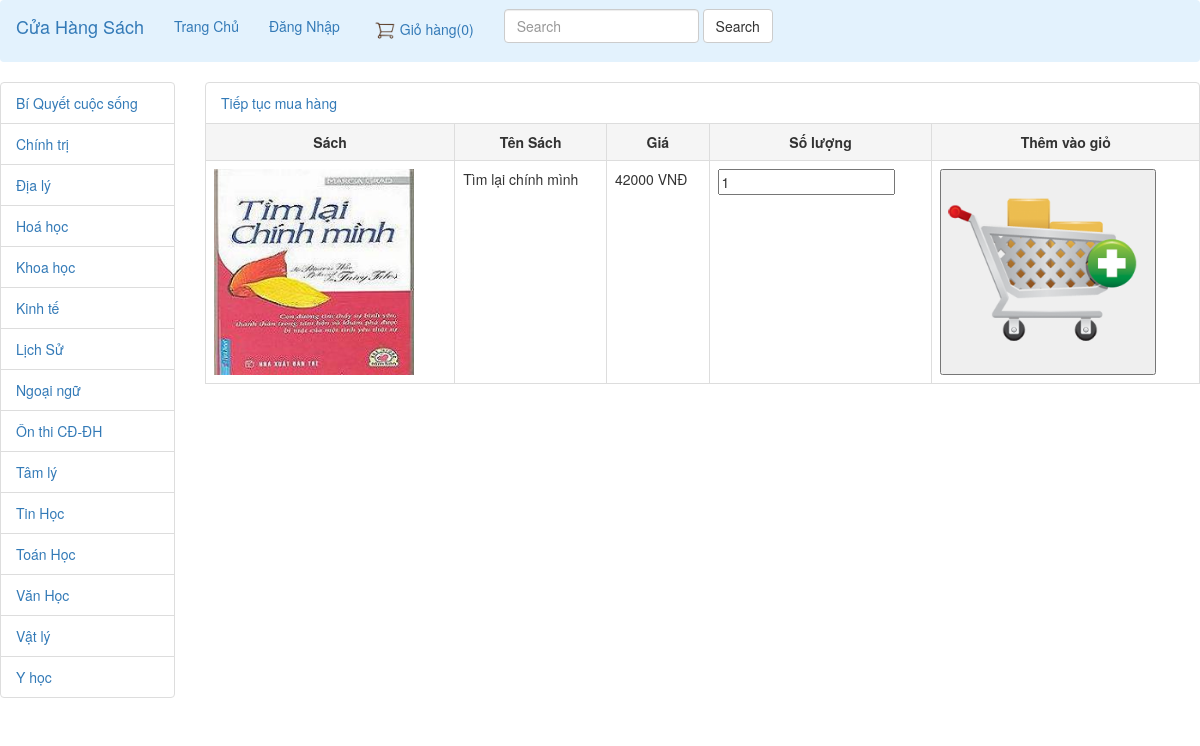
Screenshot of /index.php?p=3&masach=1 with the database file from the repository.
### tables this page shows
CREATE TABLE IF NOT EXISTS `loaisach` (
`MaLoaiSach` int(11) NOT NULL,
  `TenLoaiSach` varchar(100) NOT NULL
);

CREATE TABLE IF NOT EXISTS `sach` (
`MaSach` int(11) NOT NULL,
  `TenSach` varchar(500) NOT NULL,
  `MaLoaiSach` int(11) NOT NULL,
  `SoLuong` int(11) NOT NULL,
  `Gia` bigint(20) NOT NULL,
  `NhaXuatBan` varchar(100) NOT NULL,
  `TacGia` varchar(100) NOT NULL,
  `image` varchar(50) NOT NULL
);

### dao/loaisachdao.php (called while the page is built, shortened)
<?php include './bean/loaisachbean.php';?>
<?php
class loaisachdao {
    public function getLoaiSach(){
        $arr= array();
        $conn= mysqli_connect("localhost:3305", "root", "", "qlsach");
        mysqli_set_charset($conn, 'UTF8');
        $sql="select * from loaisach";
        $result = $conn->query($sql);
        if ($result->num_rows > 0) {
            while ($row = $result->fetch_assoc()) {
                $loaiSach= new loaisachbean($row["MaLoaiSach"], $row["TenLoaiSach"]);
                $arr[]=$loaiSach;
            }
        }
        return $arr;
    }
}
?>

### bo/loaisachbo.php (called while the page is built, shortened)
<?php
include './dao/loaisachdao.php';
class loaisachbo {
    public function getLoaiSach() {
        $lsdao = new loaiSachdao();
        $this->listlsach=$lsdao->getLoaiSach();
        return $this->listlsach;
    }
}

### bean/loaisachbean.php (called while the page is built, shortened)
<?php
class loaisachbean {
    function __construct($maLoaiSach, $tenLoaiSach) {
        $this->maLoaiSach = $maLoaiSach;
        $this->tenLoaiSach = $tenLoaiSach;
    }
}

### bo/sachbo.php (called while the page is built, shortened)
<?php
include './dao/sachdao.php';
?>
<?php
class sachbo {
    var $listSach;
    public function __construct() {
        $this->listSach = array();
    }
    public function getSach() {
        $sachdao = new sachdao();
        $this->listSach = $sachdao->getSach();
        return $this->listSach;
    }
    public function getSachTheoMaSach($ms) {
        foreach ($this->listSach as $value) {
            if ($value->maSach === $ms) {
                return $value;
            }
        }
        return null;
    }
}

### dao/sachdao.php (called while the page is built, shortened)
<?php include './bean/sachbean.php'; ?>
<?php
class sachdao {
    public function getSach() {
        $arr = array();
        $conn = mysqli_connect("localhost:3305", "root", "", "qlsach");
        mysqli_set_charset($conn, 'UTF8');
        $sql = "select * from sach";
        $result = $conn->query($sql);
        if ($result->num_rows > 0) {
            while ($row = $result->fetch_assoc()) {
                $sach = new sachbean($row["MaSach"], $row["TenSach"], $row["MaLoaiSach"], $row["SoLuong"], $row["Gia"], $row["NhaXuatBan"], $row["TacGia"], $row["image"]);
                $arr[] = $sach;
            }
        }
        return $arr;
    }
}

### bean/sachbean.php (called while the page is built, shortened)
<?php
class sachbean {
    function __construct($maSach, $tenSach, $maLoaiSach, $soLuong, $gia, $nhaXuatBan, $tacGia, $image) {
        $this->maSach = $maSach;
        $this->tenSach = $tenSach;
        $this->gia = $gia;
        $this->image = $image;
    }
}

### blocks/listLoai.php (the view)
<?php
    $loaibo = new loaisachbo();
    $lis=$loaibo->getLoaiSach();
    ?>
<ul class="list-group">
    <?php
    foreach ($lis as $key=>$value) {?>
    <li class="list-group-item"><a href=<?php echo("index.php?p=1&ml="."$value->maLoaiSach")?>><?php echo $value->tenLoaiSach?></a></li>
<?php
}
?>
</ul>

### pages/MuaHang.php
<?php
   $masach=$_GET["masach"];
   $sachbo = new sachbo();
   $sachbo->getSach();
   $sach=$sachbo->getSachTheoMaSach($masach);
?>
<table class="table table-bordered">
    <tr class="active">
        <th style="text-align: center">Sách</th>
        <th style="text-align: center">Tên Sách</th>
        <th style="text-align: center">Giá</th>
        <th style="text-align: center">Số lượng</th>
        <th style="text-align: center">Thêm vào giỏ</th>
    </tr>
    <tr>
        <form action="index.php?action=1&masach=<?php echo $sach->maSach?>&tensach=<?php echo $sach->tenSach?>&sl=<?php?>&gia=<?php echo $sach->gia?>&img=<?php echo $sach->image?>" method="POST">
	            <td><img  width="200px" src="./<?php echo $sach->image?>"></td>
	            <td><?php echo $sach->tenSach?></td>
	            <td><?php echo $sach->gia?> VNĐ</td>
	            <td><input type="number" value="1" name="txtSL"></td>
	            <td><button type="submit" name="butThem"><image src="image/giohang.png" width="200px"></button></td>
        </form>
    </tr>
    <li class="list-group-item"><a href=<?php echo("index.php")?>>
        Tiếp tục mua hàng
        </a></li>
</table>

### rows the page displays
loaisach: TenLoaiSach "Bí Quyết cuộc sống"
loaisach: TenLoaiSach "Chính trị"
loaisach: TenLoaiSach "Địa lý"
loaisach: TenLoaiSach "Hoá học"
loaisach: TenLoaiSach "Khoa học"
loaisach: TenLoaiSach "Kinh tế"
loaisach: TenLoaiSach "Lịch Sử"
loaisach: TenLoaiSach "Ngoại ngữ"
loaisach: TenLoaiSach "Ôn thi CĐ-ĐH"
loaisach: TenLoaiSach "Tâm lý"
loaisach: TenLoaiSach "Tin Học"
loaisach: TenLoaiSach "Toán Học"
loaisach: TenLoaiSach "Văn Học"
loaisach: TenLoaiSach "Vật lý"
loaisach: TenLoaiSach "Y học"
sach: image (picture), TenSach "Tìm lại chính mình", Gia "42000"

### other values shown
$count "0"
